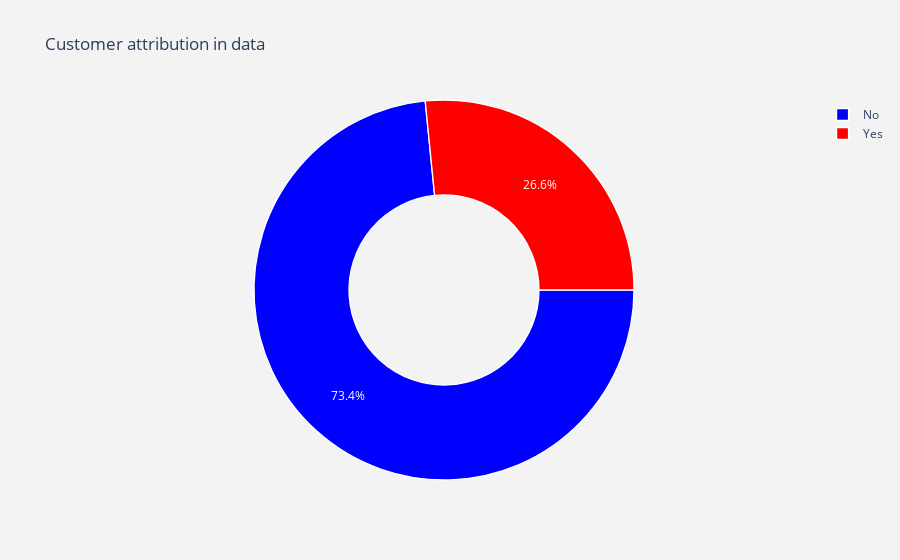

Here is the notebook cell this chart was saved with:
### Markdown cell above
# 3 EDA
## 3.1 Customer Churn

### Code cell
# customer churn label
label = data['Churn'].value_counts().keys().tolist()
# corresponding value
val = data['Churn'].value_counts().values.tolist()
trace = go.Pie(labels=label, values=val,
               marker=dict(
                   colors=['blue', 'red'],
                   line=dict(color='white',
                             width=1.3)
               ),
               rotation=90, hoverinfo='label+value+text',
               hole=0.5)
layout = go.Layout(
    dict(
        title='Customer attribution in data',
        plot_bgcolor='rgb(243, 243, 243)',
        paper_bgcolor='rgb(243, 243, 243)', # white color
    ))
data1 = [trace]
fig = go.Figure(data=data1, layout=layout)
py.iplot(fig)

### Figure 1 — Plotly figure (JSON) as saved in the notebook; plotly's stock layout.template omitted (floating-point values rounded to 4 significant figures)
{"data": [{"hole": 0.5, "hoverinfo": "label+value+text", "labels": ["No", "Yes"], "marker": {"colors": ["blue", "red"], "line": {"color": "white", "width": 1.3}}, "rotation": 90, "type": "pie", "values": [5163, 1869]}], "layout": {"paper_bgcolor": "rgb(243, 243, 243)", "plot_bgcolor": "rgb(243, 243, 243)", "title": {"text": "Customer attribution in data"}}}
